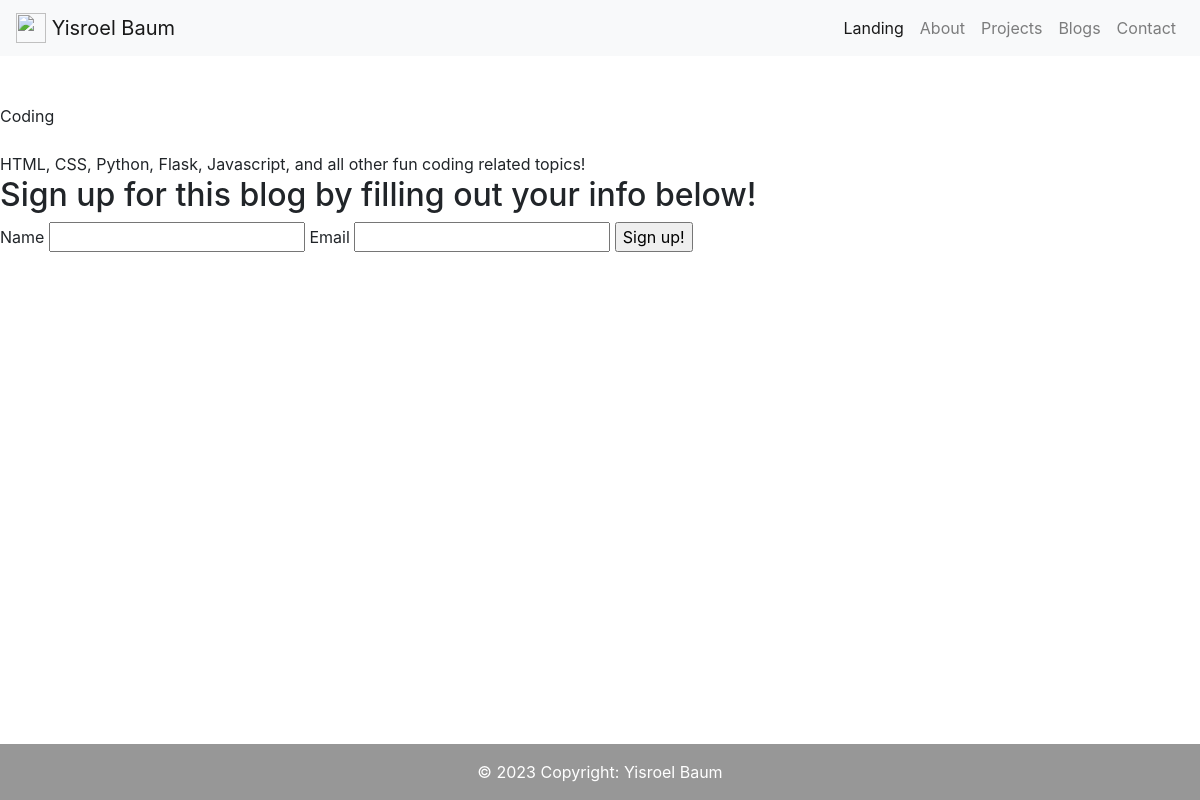
Page /blog/2 on the committed database.
### portfolio/models.py (models this page shows, shortened)
class Blog(portfolio.Model):
    id          = portfolio.Column(portfolio.Integer, primary_key=True)
    name        = portfolio.Column(portfolio.String(64), nullable=False)
    description = portfolio.Column(portfolio.String(200), nullable=False)
    img         = portfolio.Column(portfolio.String(200), default='static/default_pic.jpg')

### portfolio/routes.py (the view, shortened to what this page needs)
@app.route('/blog/<int:blog_id>')
def ind_blog(blog_id):
    blog = Blog.query.filter_by(id=blog_id).first()
    blog_form = BlogSignUpForm()
    user = User.query.filter_by(email=blog_form.email.data).first()
    return render_template('ind_blog.html', blog=blog, blog_form=blog_form)

### portfolio/forms.py
class BlogSignUpForm(FlaskForm):
    name   = StringField('Name', validators=[DataRequired()])
    email  = EmailField('Email', validators=[DataRequired()])
    blog   = SelectField('Blog', choices=[blog.name for blog in list_of_blogs])
    submit = SubmitField('Sign up!')

### portfolio/templates/ind_blog.html (shortened to what this page needs)
{% extends 'base.html' %}
{% block content %}
    {{ blog.img }}<br><br>
    {{ blog.name }}<br><br>
    {{ blog.description }}
    <form method="post" action="" enctype="multipart/form-data">
        <h2>Sign up for this blog by filling out your info below!</h2>
        {{ blog_form.name.label }}
        {{ blog_form.name() }}
        {{ blog_form.email.label }}
        {{ blog_form.email() }}
        {{ blog_form.submit() }}
    </form>
{% endblock content %}

### rows in the picture
Blog: name "Coding", description "HTML, CSS, Python, Flask, Javascript, and all other fun coding related topics!"

### other values in the picture
{{ blog_form.name.label }} "Name"
{{ blog_form.email.label }} "Email"
